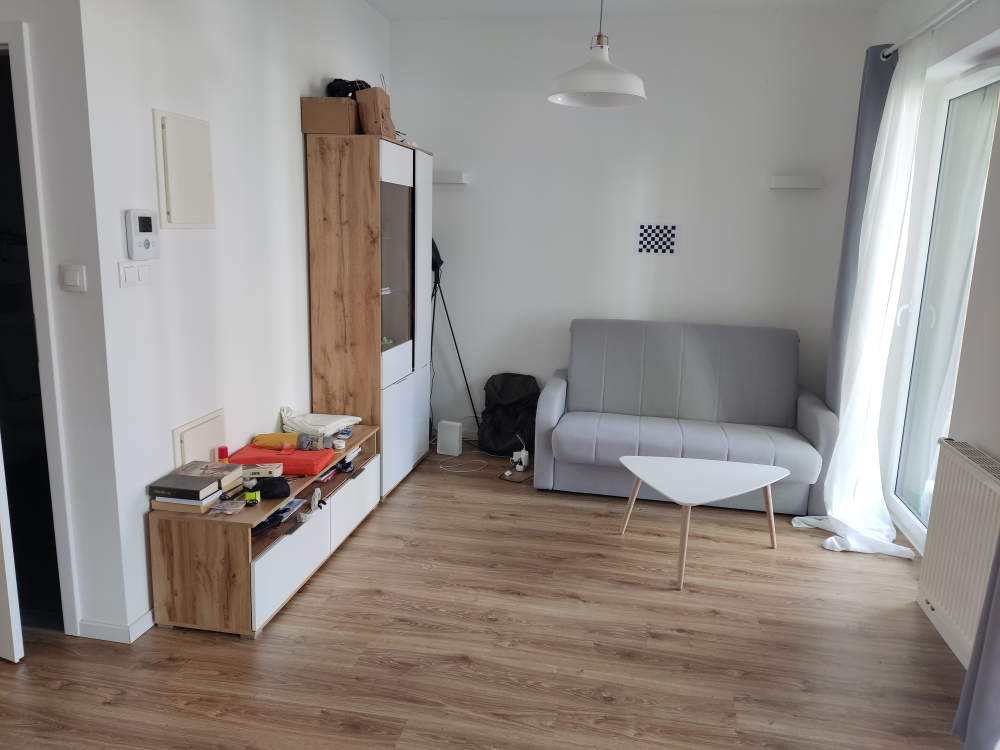
//> input picture data/ap_2.jpg, 4000 x 3000 px, given in place of ap_0.jpg, which was not available (shown at 1/4 size)
$ ./main   (built with g++ and OpenCV 4)
//> lines starting //> are read from the running program, lines starting //| are printed output that depends on the picture; pictures that were not available may be replaced by others from this repository, and a replacement may not be noted
### BRIEF.h
#pragma once
#include <opencv2/core.hpp>
#include <iostream>

namespace my
{
	std::vector<std::vector<uint32_t>> BRIEF(cv::Mat& img, std::vector<cv::KeyPoint>& kpts, std::vector<cv::Point2i>& p, std::vector<cv::Point2i>& q, const int&);
	void matchKeypoints(std::vector<std::vector<uint32_t>>& desc_1, std::vector<std::vector<uint32_t>>& desc_2, std::vector<cv::DMatch>& match_arr, const int& max_dist);
}

### FAST.h
#pragma once
#define _USE_MATH_DEFINES
#include <opencv2/core.hpp>
#include <opencv2/imgcodecs.hpp>
#include <opencv2/highgui.hpp>

namespace my
{
	void FAST(cv::Mat&, cv::Mat&, std::vector<cv::KeyPoint>&, int, float);
	void HarrisMeasure(cv::Mat& img, std::vector<cv::KeyPoint>& kpts, float k);
}

### util.h
#pragma once
#include <opencv2/core.hpp>
#include <opencv2/imgproc.hpp>
#include <iostream>
#include <random>

namespace my
{
	void prepareImg(cv::Mat& img, int factor, int blur=1)
	{
		assert(!img.empty());

		cv::resize(img, img, img.size() / factor, 0, 0);
		cv::GaussianBlur(img, img, cv::Size(blur, blur), 0);
		img.convertTo(img, CV_32F);
	}


	void randomPairs(std::vector<cv::Point2i>& p, std::vector<cv::Point2i>& q, int bound = 8)
	{
		std::random_device rd; // obtain random number
		std::mt19937 mt(rd()); // seed
		std::uniform_int_distribution<int> r1(-bound, bound);

		for (int i = 0; i < 256; ++i)
		{
			p.push_back(cv::Point2i(r1(mt), r1(mt)));
			q.push_back(cv::Point2i(r1(mt), r1(mt)));
		}
	}
}

### BRIEF.cpp
#include "BRIEF.h"

namespace my
{
	std::vector<std::vector<uint32_t>> BRIEF(cv::Mat& img, std::vector<cv::KeyPoint>& kpts, std::vector<cv::Point2i>& p, std::vector<cv::Point2i>& q, const int& patch_boundary = 8)
	{
		std::vector<std::vector<uint32_t>> desc_arr;

		// create descriptor for each good keypoint
		for (int i = 0; i < kpts.size(); i++)
		{
			cv::KeyPoint& kpt = kpts[i];

			// cutting 256 bit information into 8x32 bit
			std::vector<uint32_t> desc(8, 0);
			desc_arr.push_back(desc);

			for (int k = 0; k < p.size(); k++)
			{
				// calculate moment of given patch/image
				//
				// centroid is -> [ M_10/M_00, M_01/M_00 }
				// and angle of the vector from [0,0] to the centroid is
				// atan(M_01/M_00/(M_10/M_00)) -> atan(M_01/M_10) = theta

				float m_10 = 0;
				float m_01 = 0;

				for (int l = -patch_boundary; l <= patch_boundary; l++)
				{
					for (int u = -patch_boundary; u <= patch_boundary; u++)
					{
						m_01 += u * img.at<float>(kpt.pt.y + l, kpt.pt.x + u);
						m_10 += l * img.at<float>(kpt.pt.y + l, kpt.pt.x + u);
					}
				}

				float ang = atan2f(m_01, m_10);

				int x_p = p[k].x * cos(ang) - p[k].y * sin(ang);
				int y_p = p[k].x * sin(ang) + p[k].y * cos(ang);

				int x_q = q[k].x * cos(ang) - q[k].y * sin(ang);
				int y_q = q[k].x * sin(ang) + q[k].y * cos(ang);

				if (img.at<float>(kpts[i].pt.y + x_p, kpts[i].pt.x + y_p) > img.at<float>(kpts[i].pt.y + x_q, kpts[i].pt.x + y_q))
				{
					// bit index; 0 to 31
					int idx = k % 32;
					// vector index; 0 to 7
					int r = k / 32;
					// switch the bit corresponding to the given index
					desc_arr[i][r] = desc_arr[i][r] | 1 << idx;
				}
			}
		}
		return desc_arr;
	}

	void matchKeypoints(std::vector<std::vector<uint32_t>>& desc_1, std::vector<std::vector<uint32_t>>& desc_2, std::vector<cv::DMatch>& match_arr, const int& max_dist=35)
	{
		for (int i = 0; i < desc_1.size(); ++i)
		{
			cv::DMatch match(i, 0, 256);
			for (int j = 0; j < desc_2.size(); ++j)
			{
				int dist = 0;
				for (int k = 0; k < 8; k++)
				{
					// bitwise XOR operator to calculate Hamming distance
					uint res = desc_1[i][k] ^ desc_2[j][k];

					// dist += _mm_popcnt_u32(desc_1[i][k] ^ desc_2[j][k]);
					while (res > 0)
					{
						dist += res & 1;
						res = res >> 1;
					}
				}
				if (dist < max_dist && dist < match.distance)
				{
					match.distance = dist;
					match.trainIdx = j;
				}
			}
			if (match.distance < max_dist)
			{
				match_arr.push_back(match);
			}
		}
	}
}

### FAST.cpp
#include "FAST.h"

namespace my
{
	void FAST(cv::Mat& img, cv::Mat& dst, std::vector<cv::KeyPoint>& kpts, int n = 9, float t = 0)
	{
		for (int i = 3; i < img.rows-3; i++)
		{
			for (int j = 3; j < img.cols-3; j++)
			{
				float c = img.at<float>(i, j);

				// ring with radius 3
				std::vector<float> ring
				{ img.at<float>(i, j + 3), img.at<float>(i - 1, j + 3), img.at<float>(i - 2, j + 2), img.at<float>(i - 3, j + 1),
				img.at<float>(i - 3, j), img.at<float>(i - 3, j - 1), img.at<float>(i - 2, j - 2), img.at<float>(i - 1, j - 3), img.at<float>(i, j - 3),
				img.at<float>(i + 1, j - 3), img.at<float>(i + 2, j - 2), img.at<float>(i + 3, j - 1), img.at<float>(i + 3, j),
				img.at<float>(i + 3, j + 1), img.at<float>(i + 2, j + 2), img.at<float>(i + 1, j + 3)
				};

				int count_bright = 0;
				int count_dark = 0;

				// quick check to avoid unnecessary computation
				// to be added

				// quick check 1

				if (c - t <= img.at<float>(i - 3, j) && c + t >= img.at<float>(i - 3, j)
					&& c - t <= img.at<float>(i + 3, j) && c + t >= img.at<float>(i + 3, j)) {
					continue;
				}

				// quick check 2

				if (img.at<float>(i - 3, j) > c + t) count_bright++;
				else count_dark++;

				if (img.at<float>(i + 3, j) > c + t) count_bright++;
				else count_dark++;

				if (img.at<float>(i, j+3) > c + t) count_bright++;
				else count_dark++;

				if (img.at<float>(i, j - 3) > c + t) count_bright++;
				else count_dark++;

				if (count_bright >= 3 || count_dark >= 3)
				{
					count_bright = 0;
					count_dark = 0;

					for (int i = 0; i < ring.size(); i++)
					{
						if (c + t < ring[i]) { count_bright++; }
						else if (c - t > ring[i]) { count_dark++; }
					}

					if (count_bright > n || count_dark > n)
					{
						cv::KeyPoint kpt;
						kpt.pt = cv::Point2i(j, i);
						kpts.push_back(kpt);
						dst.at<float>(i, j) = c;
					}
				}

			}
		}
	}

	void HarrisMeasure(cv::Mat& img, std::vector<cv::KeyPoint>& kpts, float k = 0.04)
	{
		struct R_res {
			uint indx;
			float R;
		};

		std::vector<R_res> R_arr;

		float mean = 0.F;
		float o_sqr = 0.F;

		for (int p = 0; p < kpts.size(); p++)
		{
			cv::KeyPoint& kpt = kpts[p];

			if (kpt.pt.x < 1 || kpt.pt.y < 1 || kpt.pt.x > img.rows - 1 || kpt.pt.y > img.cols - 1) continue;

			// calculate mean and variance of the 3x3 patch
			for (int i = -1; i <= 1; i++)
			{
				for (int j = -1; j <= 1; j++)
				{
					mean += img.at<float>(kpt.pt.y + i, kpt.pt.x + j);
				}
			}
			mean = mean / 9;

			for (int i = -1; i <= 1; i++)
			{
				for (int j = -1; j <= 1; j++)
				{
					o_sqr += powf(img.at<float>(kpt.pt.y + i, kpt.pt.x + j) - mean, 2);
				}
			}

			o_sqr = o_sqr / (9 - 1);

			// calculate autocorrelation matrix
			cv::Mat A(2, 2, CV_32F, cv::Scalar(0));
			cv::Mat M = cv::Mat(2, 2, CV_32F, cv::Scalar(0));

			for (int i = -1; i <= 1; i++)
			{
				for (int j = -1; j <= 1; j++)
				{
					// derivatives of image patch
					float G_x = img.at<float>(i + kpt.pt.y, j + kpt.pt.x+1) - img.at<float>(i+kpt.pt.y, j+kpt.pt.x-1);
					float G_y = img.at<float>(i+kpt.pt.y+1, j+kpt.pt.x) - img.at<float>(i+kpt.pt.y-1, j+kpt.pt.x);


					// weight, circular Gaussian
					float w = (exp(-(powf(i, 2) + powf(j, 2)) / (2.F * o_sqr))) / (2.F * M_PI * o_sqr);
					float G_x_y = G_x * G_y;

					/*float M_data[4]{ powf(G_x,2), G_x_y,
										G_x_y, powf(G_y,2)
					};*/

					M.at<float>(0, 0) = powf(G_x, 2);
					M.at<float>(0, 1) = G_x_y;
					M.at<float>(1, 0) = G_x_y;
					M.at<float>(1, 1) = powf(G_y, 2);

					M = w * M;
					A += M;
				}
			}

			cv::Mat R(1, 1, CV_32F);

			R = (float)cv::determinant(A) - k * (pow(cv::trace(A)[0], 2));

			// push to list for later comparison
			R_res res;
			res.indx = p;
			res.R = R.at<float>(0, 0);

			R_arr.push_back(res);
		}

		assert(!R_arr.empty());

		// sort array by descending order
		// bubble sort
		for (int i = 0; i < R_arr.size(); i++)
		{
			for (int j = 0; j < R_arr.size() - i - 1; j++)
			{
				if (R_arr[j].R < R_arr[j + 1].R)
				{
					std::swap(R_arr[j], R_arr[j + 1]);
				}
			}
		}

		cv::Mat test_img(img.rows, img.cols, CV_8U, cv::Scalar(0));
		std::vector<cv::KeyPoint> new_kpts;

		int size_limit = (int)(R_arr.size() / 5);

		for (int i = 0; i < size_limit; i++)
		{
			if (R_arr[i].R > 0)
			{
				cv::KeyPoint new_kpt;
				new_kpt.pt = kpts[R_arr[i].indx].pt;

				new_kpts.push_back(new_kpt);
			}
			// test_img.at<char>(new_kpt.pt.y, new_kpt.pt.x) = 255;
		}
		kpts = new_kpts;

		// cv::imshow("Harris Test black", test_img);
	}
}

### main.cpp
#define _USE_MATH_DEFINES

#include <iostream>
#include <chrono>

#include <opencv2/imgcodecs.hpp>
#include <opencv2/highgui.hpp>
#include <opencv2/features2d.hpp>

#include "util.h"
#include "FAST.h"
#include "BRIEF.h"

int main()
{
	// load img data
	std::string dir_0 = "data/ap_0.jpg";
	std::string dir_1 = "data/ap_1.jpg";

	cv::Mat img_0 = imread(dir_0, cv::IMREAD_GRAYSCALE);
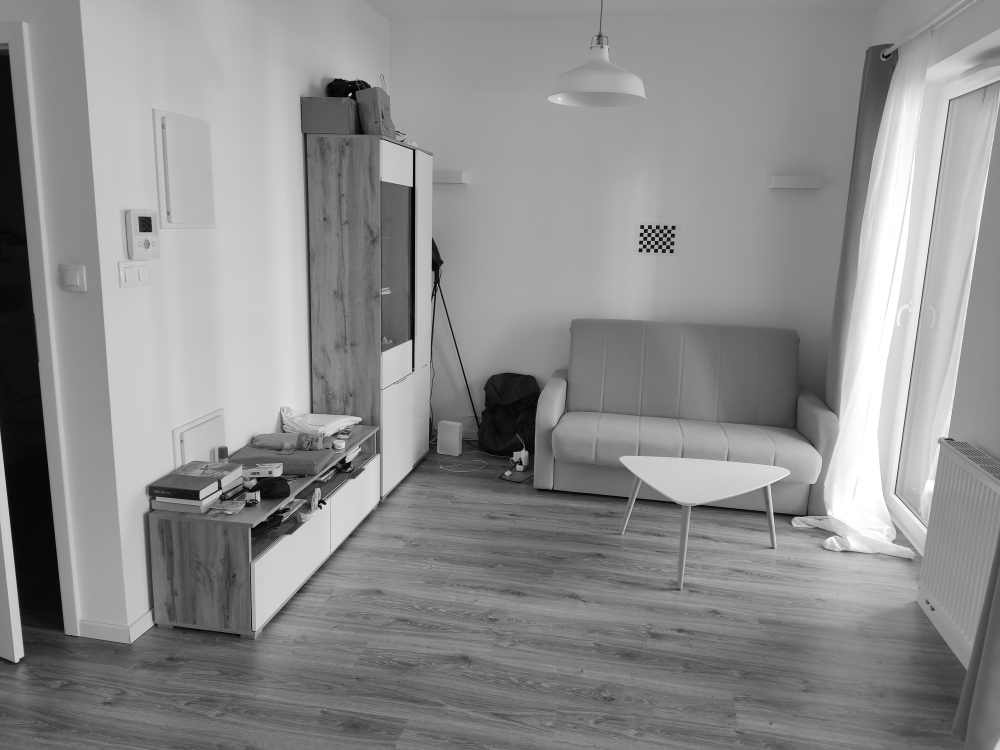
//> img_0: 3000 rows x 4000 cols, CV_8UC1 (shown at 1/4 size); min 0, max 255, mean 141
	cv::Mat img_1 = imread(dir_1, cv::IMREAD_GRAYSCALE);
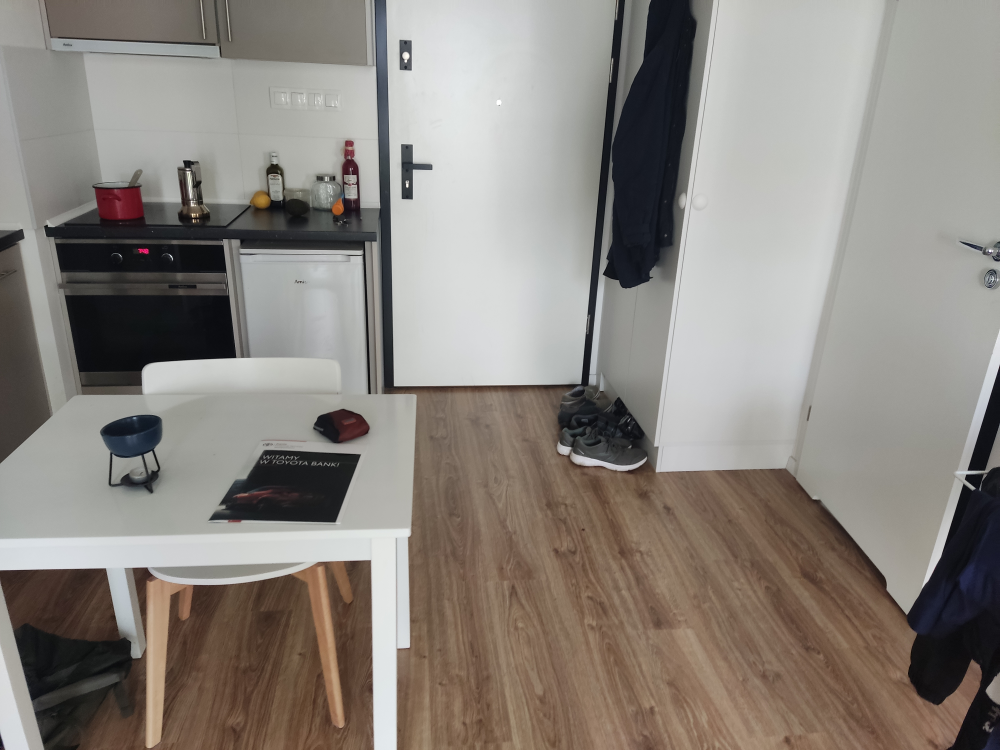
//> input picture data/ap_1.jpg, 4000 x 3000 px (shown at 1/4 size)
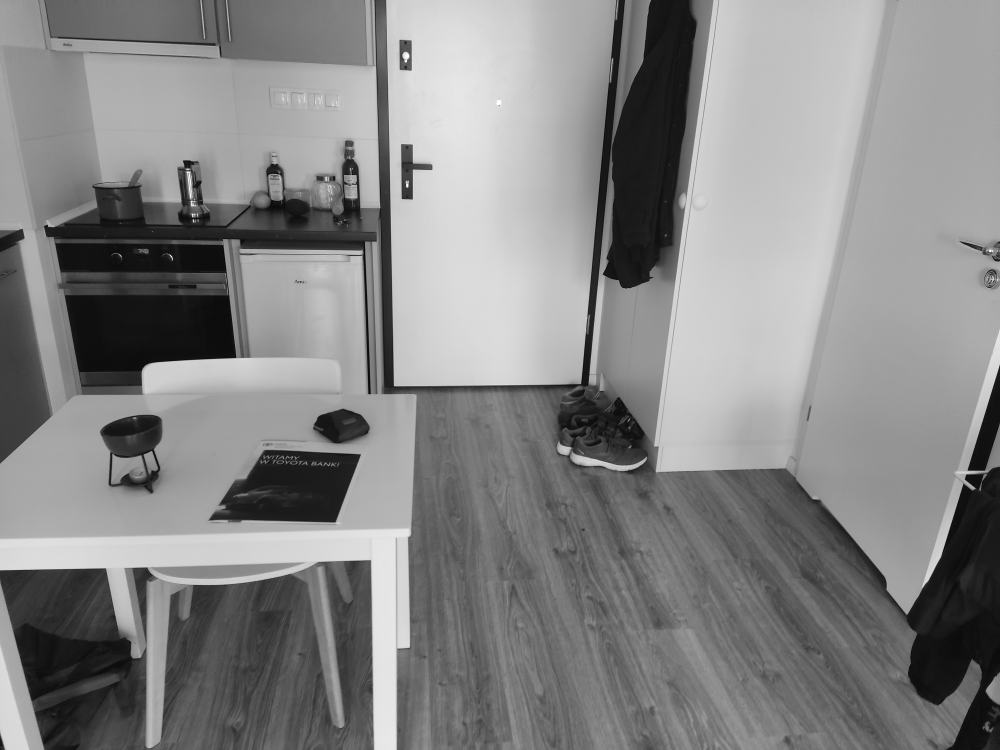
//> img_1: 3000 rows x 4000 cols, CV_8UC1 (shown at 1/4 size); min 0, max 255, mean 133.8

	// resize, add blur and convert to CV_32F
	my::prepareImg(img_0, 6, 1);
//> in prepareImg, `cv::resize(img, img, img.size() / factor, 0, 0);`:
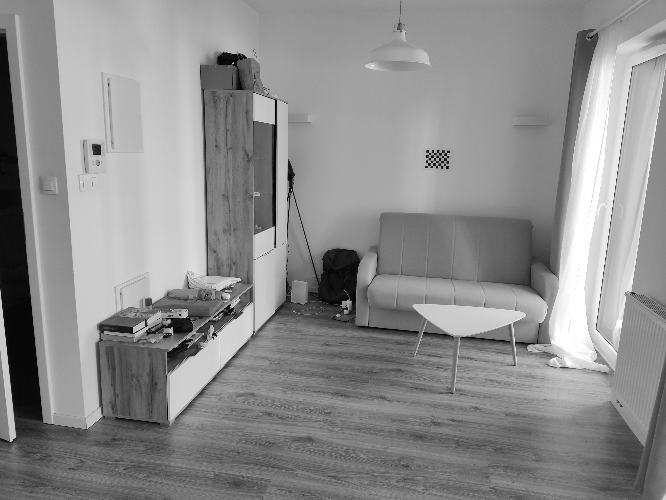
//> img: 500 rows x 666 cols, CV_8UC1; min 0, max 255, mean 140.9
	my::prepareImg(img_1, 6, 1);
//> call 2 of prepareImg, with factor = 6, blur = 1
//> in prepareImg (call 2), `cv::resize(img, img, img.size() / factor, 0, 0);`:
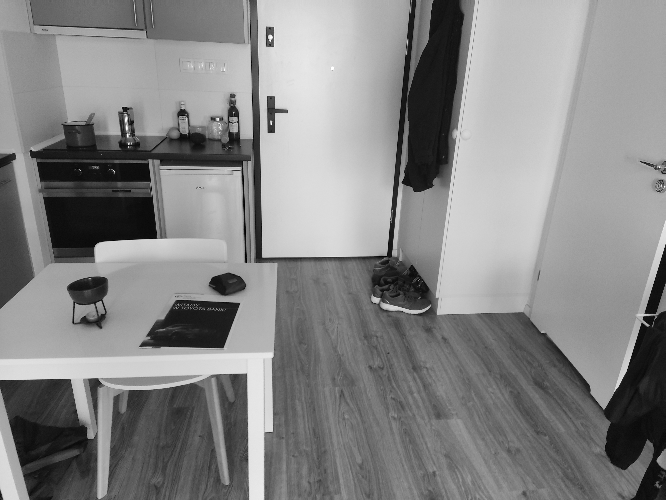
//> img: 500 rows x 666 cols, CV_8UC1; min 0, max 255, mean 133.7

	// create containers
	cv::Mat img_0_features(img_0.rows, img_0.cols, CV_32F, cv::Scalar(0));
	std::vector<cv::KeyPoint> img_0_kpts_arr;

	cv::Mat img_1_features(img_1.rows, img_1.cols, CV_32F, cv::Scalar(0));
	std::vector<cv::KeyPoint> img_1_kpts_arr;

	const int patch_boundary = 8;
	const int patch_45_deg_offset = (int)ceil(sqrt(2 * powf((float)patch_boundary,2)));

	std::vector<std::vector<uint32_t>> desc0,desc1;
	std::vector<cv::DMatch> match_arr;
	cv::Mat matches_img(img_0.rows, img_0.cols, CV_8U);

	// generate random pairs for BRIEF descriptor
	std::vector<cv::Point2i> p, q;
	my::randomPairs(p, q, patch_boundary);

	// start looking for keypoints
	my::FAST(img_0, img_0_features, img_0_kpts_arr, 12, 40);
//> after the loop in FAST, `for (int i = 3; i < img.rows-3; i++)`:
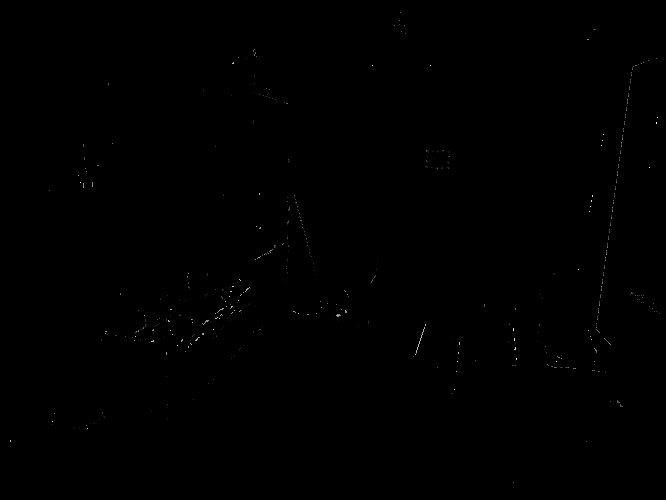
//> dst: 500 rows x 666 cols, CV_32FC1; min 0, max 255, mean 0.3
//> after the loop in FAST, `for (int i = 3; i < img.rows-3; i++)`: kpts = 1079 keypoints; strongest (x, y, size): (400, 12, 0), (399, 20, 0), (399, 24, 0), (394, 25, 0)
//> img_0_kpts_arr has the same summary as kpts in FAST
	my::FAST(img_1, img_1_features, img_1_kpts_arr, 12, 40);
//> after the loop in FAST (call 2), `for (int i = 3; i < img.rows-3; i++)`: kpts = 627 keypoints; strongest (x, y, size): (30, 3, 0), (151, 3, 0), (478, 3, 0), (30, 4, 0)
//> img_1_kpts_arr has the same summary as kpts in FAST

	my::HarrisMeasure(img_0_features, img_0_kpts_arr, 0.04);
//> the loop in HarrisMeasure, `for (int p = 0; p < kpts.size(); p++)` made 1079 passes
//> (kpt, mean, o_sqr) on passes 1, 2, 3, 4, 5, 9, 10, 18, 19, 20, 21, 22: (keypoint at (400, 12), size 0, 9.33, 784), (keypoint at (399, 20), size 0, 10.37, 883.2), (keypoint at (399, 24), size 0, 7.15, 435.9), (keypoint at (394, 25), size 0, 11.68, 1122.3), (keypoint at (404, 25), size 0, 11.08, 1002.6), (keypoint at (401, 31), size 0, 9.79, 785.8), (keypoint at (405, 33), size 0, 10.98, 979.7), (keypoint at (254, 49), size 0, 22.78, 1965.9), (keypoint at (253, 50), size 0, 33.42, 2426.1), (keypoint at (253, 51), size 0, 23.05, 1792.8), (keypoint at (255, 52), size 0, 24.45, 2157.1), (keypoint at (255, 53), size 0, 36.49, 2890.1)
//> kpt on passes 6, 7, 8, 11, 12, 13: keypoint at (593, 29), size 0, keypoint at (594, 29), size 0, keypoint at (595, 29), size 0, keypoint at (592, 36), size 0, keypoint at (589, 37), size 0, keypoint at (590, 37), size 0
//> after the loop in HarrisMeasure, `for (int p = 0; p < kpts.size(); p++)`: mean = 48.76; o_sqr = 8514; R_arr = 758 items
//> in HarrisMeasure, `int size_limit = (int)(R_arr.size() / 5);`: size_limit = 151
//> after the loop in HarrisMeasure, `for (int i = 0; i < size_limit; i++)`: new_kpts = 151 keypoints; strongest (x, y, size): (218, 315, 0), (168, 318, 0), (224, 299, 0), (241, 312, 0)
//> in HarrisMeasure, `kpts = new_kpts;`: kpts has the same summary as new_kpts
//> img_0_kpts_arr has the same summary as new_kpts in HarrisMeasure
	my::HarrisMeasure(img_1_features, img_1_kpts_arr, 0.04);
//> the loop in HarrisMeasure (call 2), `for (int p = 0; p < kpts.size(); p++)` made 627 passes
//> (kpt, mean, o_sqr) on passes 1 to 12: (keypoint at (30, 3), size 0, 11.44, 515.8), (keypoint at (151, 3), size 0, 35.72, 4750.1), (keypoint at (478, 3), size 0, 19.97, 2915.5), (keypoint at (30, 4), size 0, 13.66, 885.8), (keypoint at (134, 4), size 0, 41.96, 6590.1), (keypoint at (151, 4), size 0, 58.77, 7488.8), (keypoint at (134, 5), size 0, 69.64, 10022.2), (keypoint at (151, 5), size 0, 67.29, 9377.7), (keypoint at (134, 6), size 0, 51.7, 8941.5), (keypoint at (151, 6), size 0, 47.3, 7979.3), (keypoint at (134, 8), size 0, 46.81, 7834.3), (keypoint at (151, 8), size 0, 44.87, 7205.2)
//> the loop in HarrisMeasure (call 2), `for (int i = 0; i < size_limit; i++)` made 108 passes

	my::filterOutOfBounds(img_0_kpts_arr, img_0.rows, img_0.cols, patch_boundary+ patch_45_deg_offset);
//> (this line was passed over: filterOutOfBounds is not available in this run)
	my::filterOutOfBounds(img_1_kpts_arr, img_1.rows, img_1.cols, patch_boundary+ patch_45_deg_offset);
//> (this line was passed over: filterOutOfBounds is not available in this run)

	desc0 = my::BRIEF(img_0, img_0_kpts_arr, p, q,patch_boundary);
	desc1 = my::BRIEF(img_1, img_1_kpts_arr, p, q,patch_boundary);
//> the loop in BRIEF (call 2), `for (int i = 0; i < kpts.size(); i++)` made 108 passes

	img_0.convertTo(img_0, CV_8U);
	img_1.convertTo(img_1, CV_8U);

	// show matches
	my::matchKeypoints(desc0, desc1, match_arr, 35);
	cv::drawMatches(img_0, img_0_kpts_arr, img_1, img_1_kpts_arr, match_arr,matches_img);
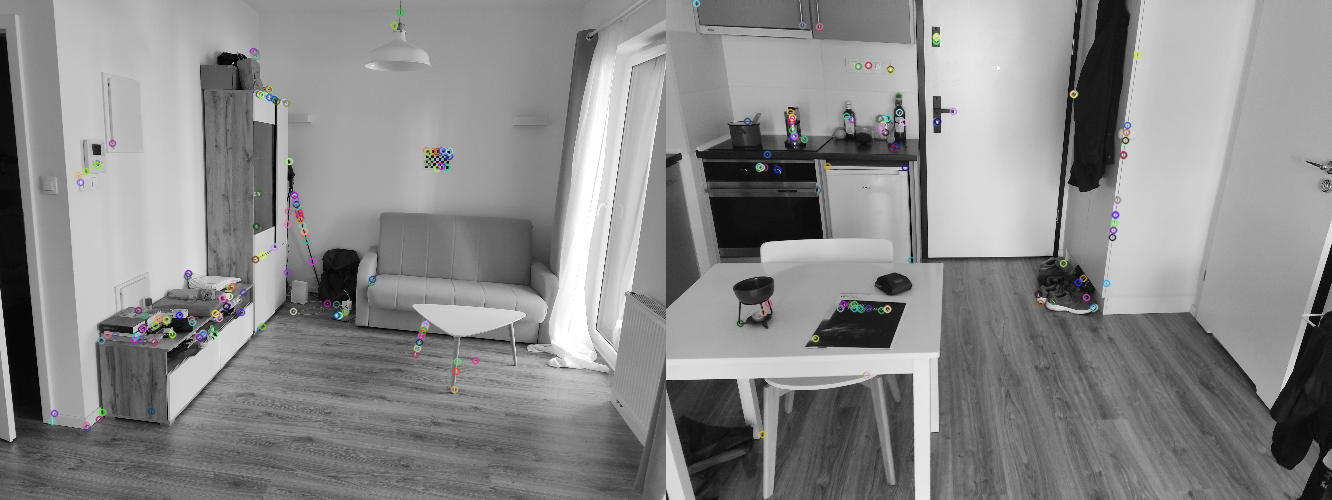
//> matches_img: 500 rows x 1332 cols, CV_8UC3; mean B, G, R 137.4, 137.4, 137.4

	cv::imshow("Matches", matches_img);

	cv::waitKey(0);
	return 0;
}
